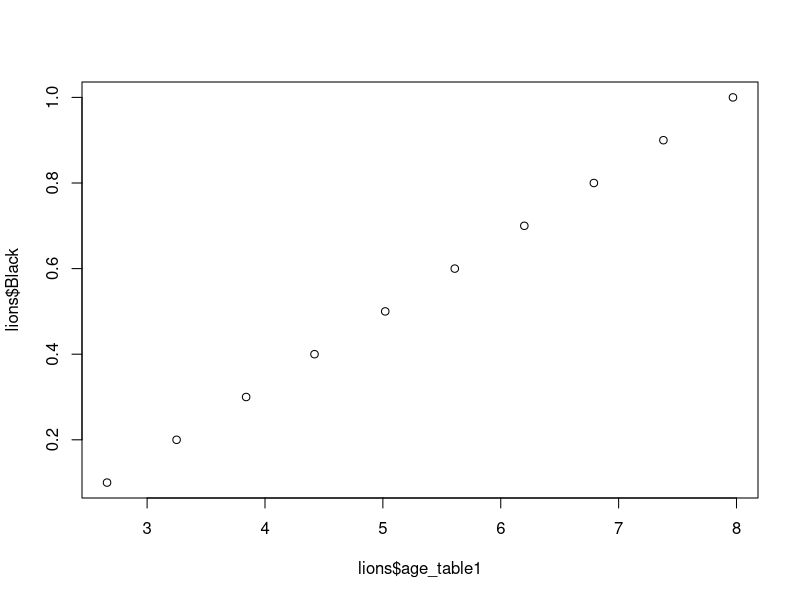
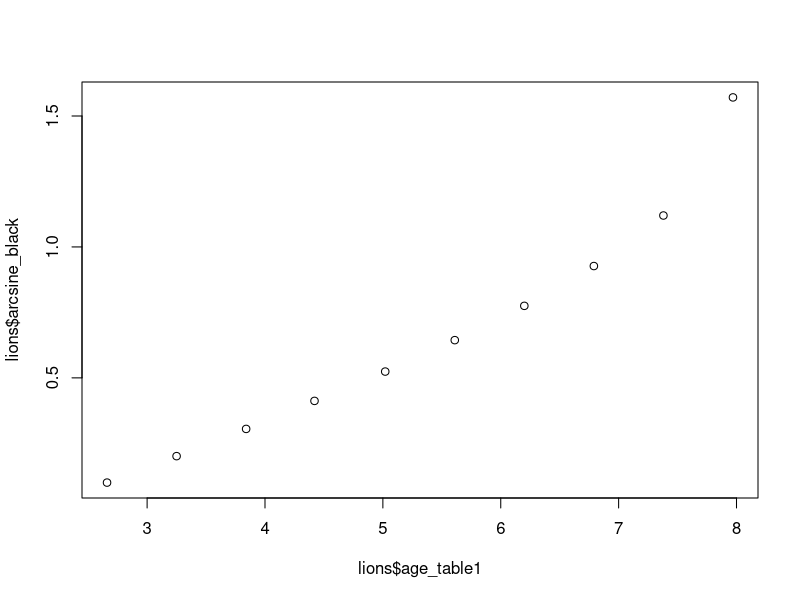
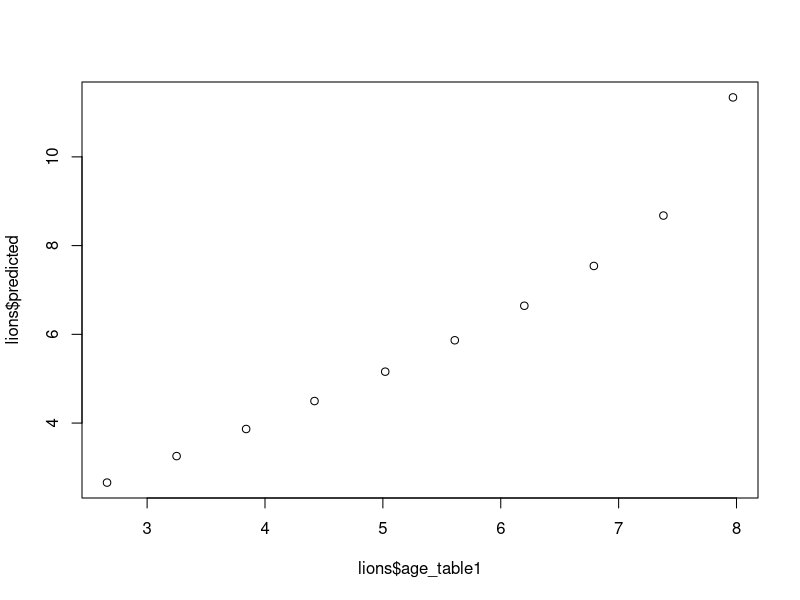
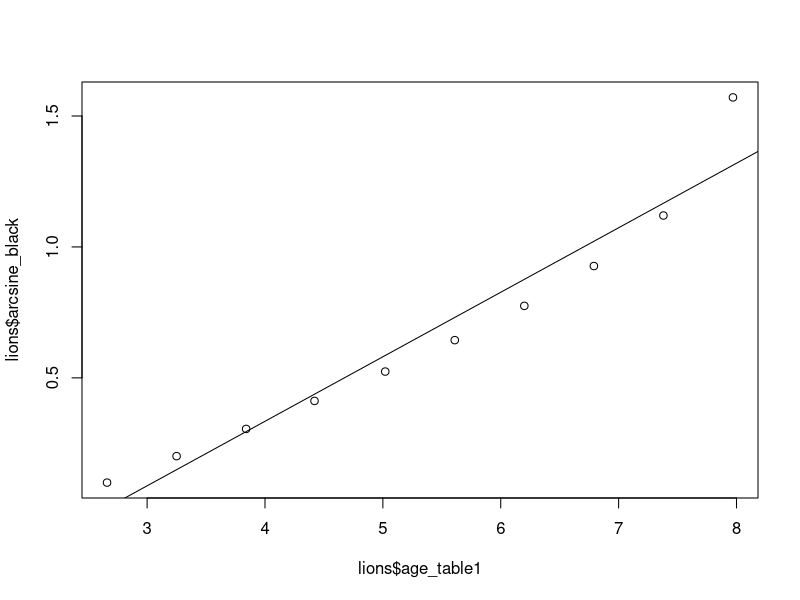
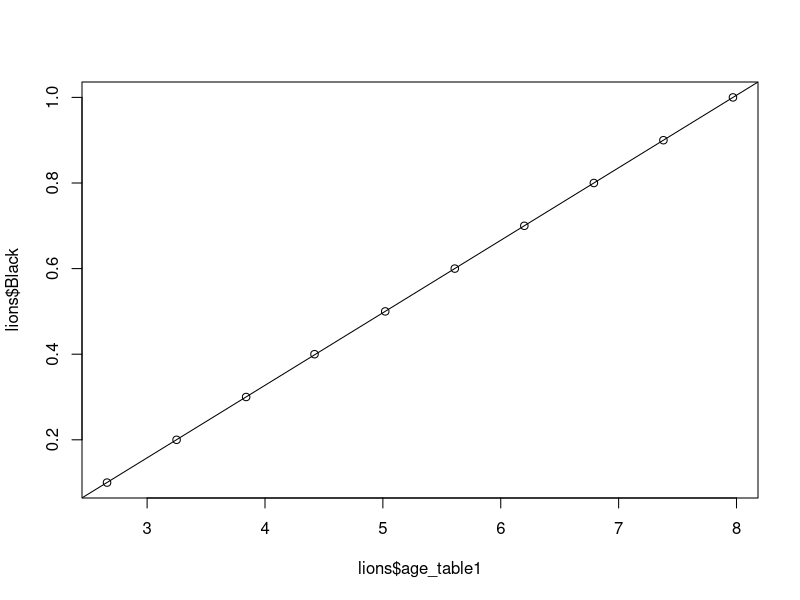
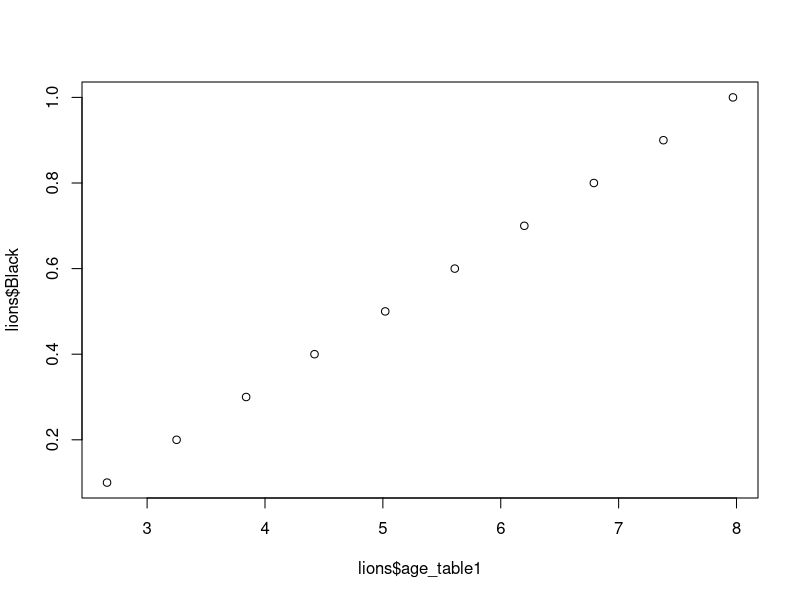
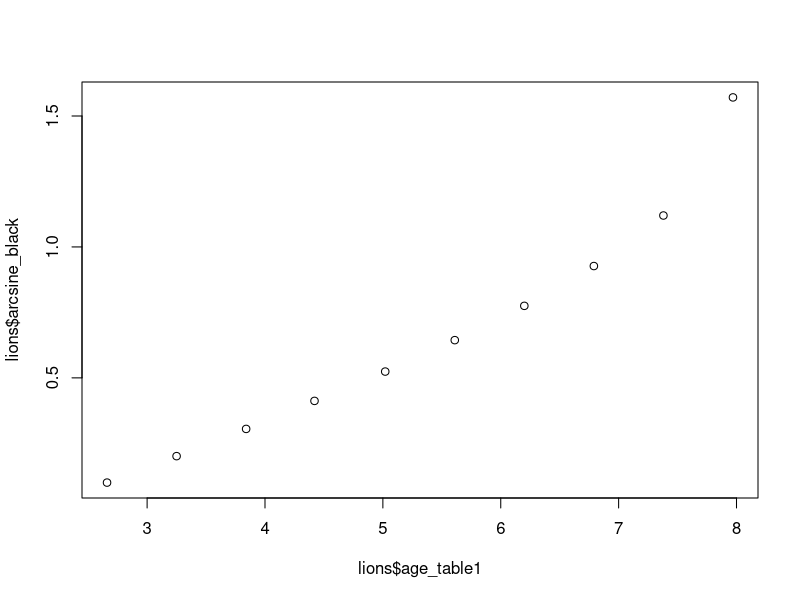
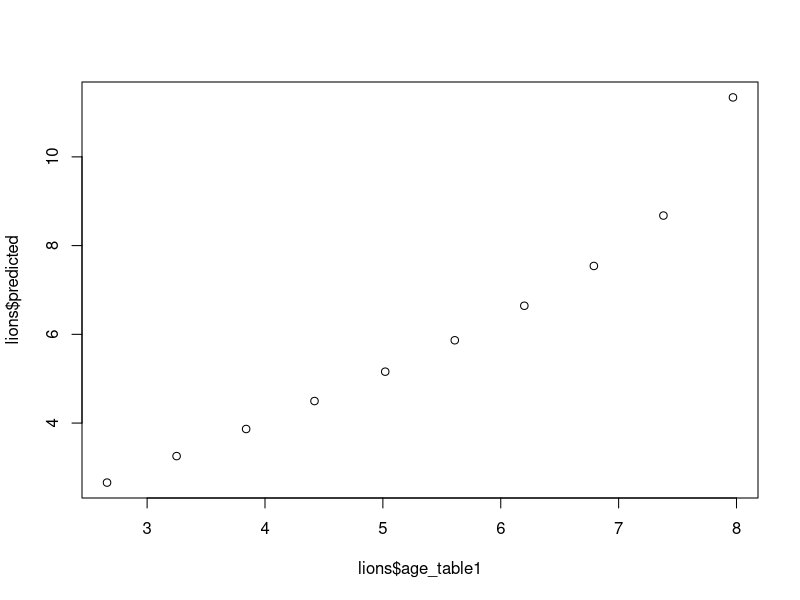

The R script that drew these images, in order:
lions<-read.table("Lions.txt", header=TRUE)
str(lions)
plot(lions$Black~lions$age_table1)
plot(lions$arcsine_black~lions$age_table1)
plot(lions$predicted~lions$age_table1)

plot(lions$arcsine_black~lions$age_table1)
model<-lm(lions$arcsine_black~lions$age_table1)
abline(model)

plot(lions$Black~lions$age_table1)
model<-lm(lions$Black~lions$age_table1)
abline(model)
age_0.5<-2.0667*5.9037*(asin(sqrt(0.5)))
proportion_5y<-sin((5-2.0667)/5.9037)^2


age_0.5<-2.0667*5.9037*(asin(sqrt(0.5)))
proportion_5y<-sin((5-2.0667)/5.9037)^2
lions<-read.table("Lions.txt", header=TRUE)
str(lions)
plot(lions$Black~lions$age_table1)
plot(lions$arcsine_black~lions$age_table1)
plot(lions$predicted~lions$age_table1)

plot(lions$arcsine_black~lions$age_table1)
model<-lm(lions$arcsine_black~lions$age_table1)
abline(model)

plot(lions$Black~lions$age_table1)
model<-lm(lions$Black~lions$age_table1)
abline(model)
